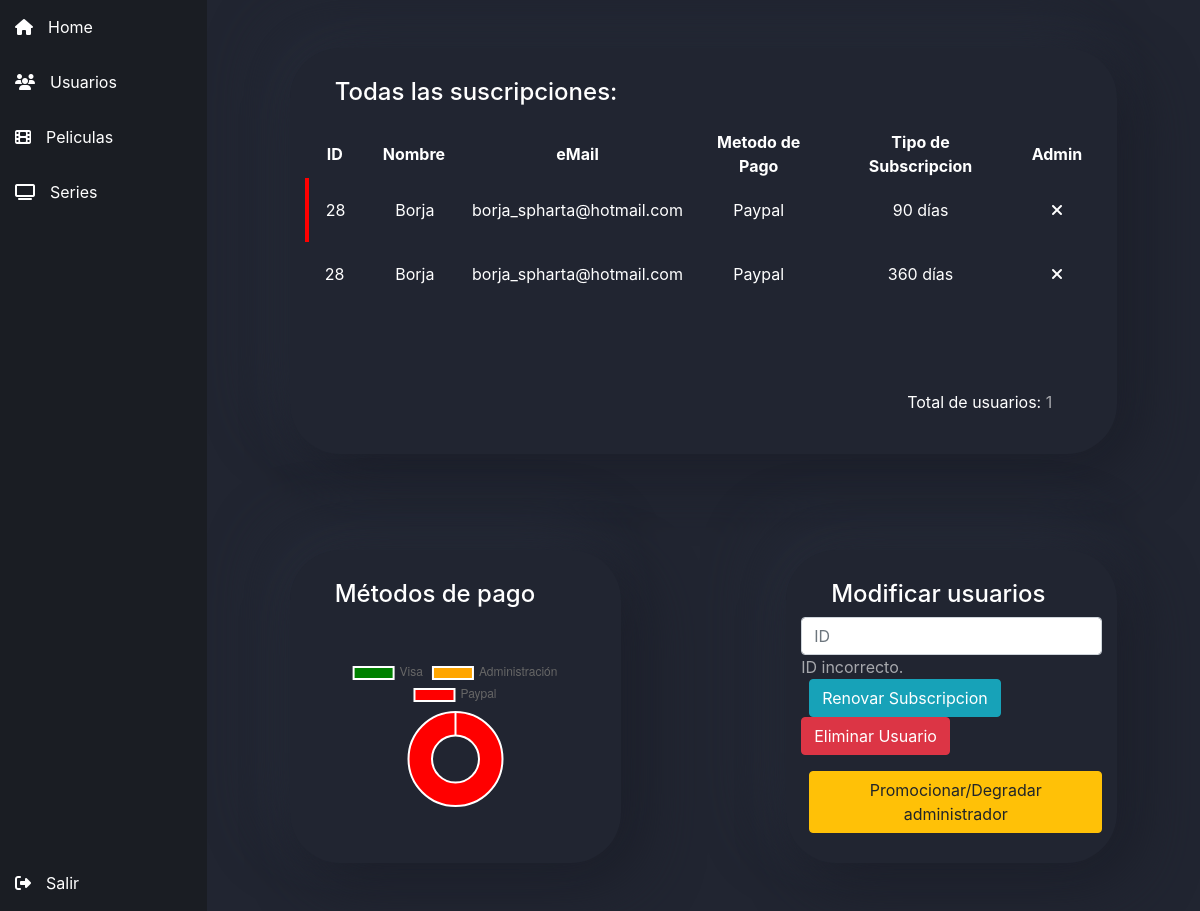
The page /php/Users.php?errorProceso=si on the database as committed earlier.
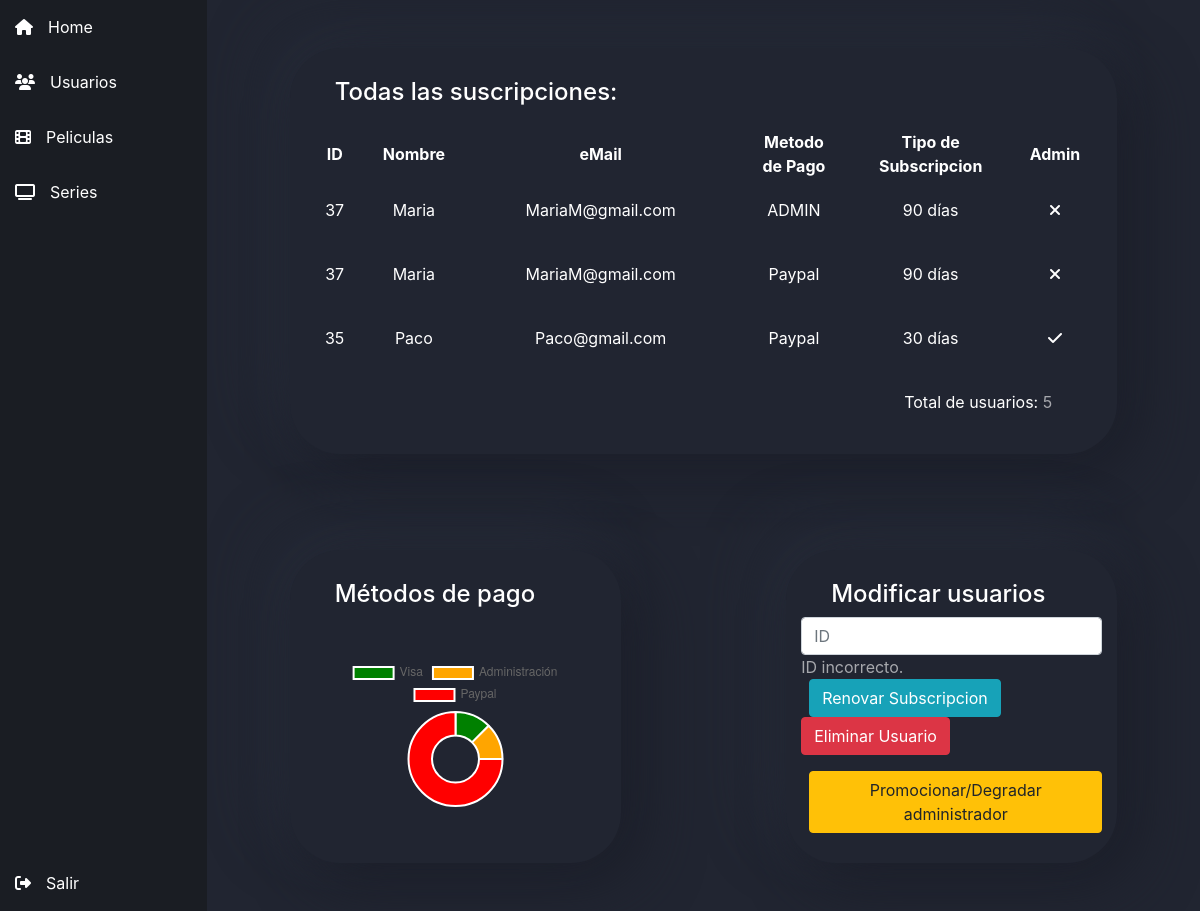
The same page on the database as committed later.
### tables this page shows
CREATE TABLE `facturacion` (
  `idFacturacion` int(11) NOT NULL,
  `fechaFacturacion` date NOT NULL,
  `fechaExpiracion` date NOT NULL,
  `idUsuario` int(11) NOT NULL,
  `idPrecios` int(11) NOT NULL,
  `nombreFacturacion` varchar(200) NOT NULL,
  `tipo` varchar(10) NOT NULL
);

CREATE TABLE `usuarios` (
  `idUsuario` int(11) NOT NULL,
  `nombreUsuario` varchar(50) NOT NULL,
  `apellidoUsuario` varchar(100) NOT NULL,
  `email` varchar(250) NOT NULL,
  `hashpass` varchar(250) NOT NULL,
  `direccion` varchar(150) DEFAULT NULL,
  `telefono` int(9) DEFAULT NULL,
  `nivel` int(1) NOT NULL
);

CREATE TABLE `precios` (
  `idPrecios` int(11) NOT NULL,
  `tipo` int(11) NOT NULL,
  `precio` float NOT NULL
);

### php/Users.php (the view, shortened to what this page needs)
<!DOCTYPE html>
<html>
  <head>
    <link rel="stylesheet" href="../css/dash-board.css" />
    <link
      rel="stylesheet"
      href="https://stackpath.bootstrapcdn.com/bootstrap/4.5.0/css/bootstrap.min.css"
    />
    <link
      rel="stylesheet"
      href="https://cdnjs.cloudflare.com/ajax/libs/animate.css/4.1.1/animate.min.css"
    />
  </head>
  <body style="overflow: hidden">
<?php
  include "Admin.php";
?>
<div class="dash-body">
  <div class="contenido" id="contenido">
    <div class="container animate__animated animate__fadeIn">
      <div class="row mb-5">
        <div class="col-10 offset-1 users mt-5 mb-5">
          <div class="table-top">
            <h4>Todas las suscripciones:</h4>
          </div>
          <div class="tabla-users">
            <table>
              <thead>
                <tr>
                  <th>ID</th>
                  <th>Nombre</th>
                  <th>eMail</th>
                  <th>Metodo de Pago</th>
                  <th>Tipo de Subscripcion</th>
                  <th>Admin</th>
                </tr>
              </thead>
              <tbody>
                <?php
                    $fecha_actual=date("Y-m-d");
                    $visa=0;
                    $paypal=0;
                    $admin=0;
                    $conexion=mysqli_connect('localhost', 'root', '', 'films_online');
                    mysqli_set_charset($conexion, 'UTF8');
                    $consulta="select u.idUsuario,u.nombreUsuario,u.email,f.fechaExpiracion,f.fechaFacturacion,u.nivel,f.tipo,p.tipo
                        from usuarios u,facturacion f, precios p where u.idUsuario=f.idUsuario and f.idPrecios=p.idPrecios order by f.fechaFacturacion desc";
                    $resultado=mysqli_query($conexion,$consulta);
                    while($fila=mysqli_fetch_row($resultado)){
                      $idUsuario=$fila[0];
                      $nombreUsuario=$fila[1];
                      $email=$fila[2];
                      $fechaExpiracion=$fila[3];
                      $nivel=$fila[5];
                      $tipo=$fila[6];
                      $tipoPrecio=$fila[7];
                      if($fecha_actual<=$fechaExpiracion){
                        echo "<tr class=''>";
                        echo "<td>".$idUsuario."</td>";
                        echo "<td>".$nombreUsuario."</td>";
                        echo "<td>".$email."</td>";
                        echo "<td>".$tipo."</td>";
                        echo "<td>".$tipoPrecio." días</td>";
                        if($nivel==0){
                          echo "<th><i class='fas fa-check'></i></th>";
                        }else{
                          echo "<th><i class='fas fa-times'></i></th>";
                        }
                        echo "</tr>";
                      }else{
                        echo "<tr class='caducado'>";
                        echo "<td>".$idUsuario."</td>";
                        echo "<td>".$nombreUsuario."</td>";
                        echo "<td>".$email."</td>";
                        echo "<td>".$tipo."</td>";
                        echo "<td>".$tipoPrecio." días</td>";
                        if($nivel==0){
                          echo "<th><i class='fas fa-check'></i></th>";
                        }else{
                          echo "<th><i class='fas fa-times'></i></th>";
                        }
                        echo "</tr>";
                      }
                      if($tipo=="Visa"){
                        $visa++;
                      }else if($tipo=="Paypal"){
                        $paypal++;
                      }else{
                        $admin++;
                      }
                    }
                    $consulta="select count(*) from usuarios";
                    $resultado=mysqli_query($conexion,$consulta);
                    while($fila=mysqli_fetch_row($resultado)){
                      $totalUsurios=$fila[0];
                    }
                ?>
              </tbody>
            </table>
          </div>
          <div class="total">Total de usuarios: <span><?php echo $totalUsurios ?></span></div>
        </div>
        <div class="col-4 offset-1 users usersChart mt-5">
          <h4>Métodos de pago</h4>
          <div class="graf">
            <canvas class="mt-5" id="usersChart"></canvas>
          </div>
        </div>
        <div class="col-4 offset-2 users mt-5">
          <h4>Modificar usuarios</h4>
          <div>
              <input class="form-control" type="number" placeholder="ID" id="numberID"/>
              <span>
                <?php
                  if(isset($_GET['errorProceso'])){
                    echo "ID incorrecto.";
                  }else if(isset($_GET['errorDias'])){
                    echo "Días incorrectos.";
                  }
               ?>
               </span><br>
            <button
              type="button"
              class="btn btn-info ml-2"
              data-toggle="modal"
              data-target="#exampleModal"
            >
              Renovar Subscripcion
            </button>
            <button class="btn btn-danger" onclick="eliminar()">Eliminar Usuario</button>
            <button class="btn btn-warning mt-3 ml-2" onclick="promocionarDegradar()">
              Promocionar/Degradar administrador
            </button>
          </div>
        </div>
      </div>
    </div>
  </div>
</div>
<script>
  var ctx = document.getElementById("usersChart").getContext("2d");
  var chart = new Chart(ctx, {
    // The type of chart we want to create
    type: "doughnut",
    // The data for our dataset
    data: {
      labels: ["Visa", "Administración", "Paypal"],
      datasets: [
        {
          label: "My First dataset",
          backgroundColor: ["green", "orange", "red"],
          data: [<?php echo $visa ?>, <?php echo $admin ?>, <?php echo $paypal ?>],
        },
      ],
    },
  });
  function renovar(dias) {
    var numberID = document.getElementById("numberID").value;
    window.location.href = "RenovarAdmin.php?id="+numberID+"&dias="+dias;
  }
  function eliminar() {
    var numberID = document.getElementById("numberID").value;
    window.location.href = "EliminarAdmin.php?id="+numberID;
  }
  function promocionarDegradar(){
    var numberID = document.getElementById("numberID").value;
    window.location.href = "PermisosAdmin.php?id="+numberID;
  }
</script>
  </body>
</html>

### php/Admin.php
<div class="dash-menu">
  <div class="seccion" id="home" onclick="window.location.href='Home.php'">
    <div class="icon">
      <i class="fas fa-home"></i>
    </div>
    <div class="name">Home</div>
  </div>
  <div class="seccion" id="users" onclick="window.location.href='Users.php'">
    <div class="icon">
      <i class="fas fa-users"></i>
    </div>
    <div class="name">Usuarios</div>
  </div>
  <div class="seccion" id="movies" onclick="window.location.href='Films.php'">
    <div class="icon">
      <i class="fas fa-film"></i>
    </div>
    <div class="name">Peliculas</div>
  </div>
  <div class="seccion" id="series" onclick="window.location.href='SeriesAdmin.php'">
    <div class="icon">
    <i class="fas fa-tv"></i>
    </div>
    <div class="name">Series</div>
  </div>
  <div
    class="seccion bottom"
    onclick="window.location.href='Catalogo.php'"
  >
    <div class="icon">
      <i class="fas fa-sign-out-alt"></i>
    </div>
    <div class="name">Salir</div>
  </div>
</div>

### css/dash-board.css (style rules this page uses)
body { display: flex; flex-direction: row; flex-wrap: nowrap; }
h4 { margin-left: 30px; }
.dash-menu { height: 100vh; width: 250px; background: rgba(10, 13, 20, 0.932); color: white; border-right: gray; }
.seccion { height: 55px; padding: 15px; text-align: center; display: flex; flex-wrap: nowrap; cursor: pointer; }
.bottom { position: fixed; bottom: 0; width: 245px; }
.dash-body { background: #212531; height: 100vh; width: 100vw; color: white; overflow-x: hidden; overflow-y: scroll; }
.icon { margin-right: 15px; }
.tabla-users { width: fit-content; text-align: center; height: 250px; margin: auto; overflow-x: hidden; overflow-y: scroll; }
.users { padding: 30px; border-radius: 50px; background: #212531; box-shadow: 20px 20px 60px #1c1f2a, -20px -20px 60px #262b38; color: white; }
.usersChart { padding: 30px 0px; }
th { padding: 0px 20px; }
td { padding: 20px 5px; margin: 3px; }
.total { float: right; margin-right: 40px; padding: 10px; }
span { opacity: 0.6; }
.table-top { display: flex; padding-bottom: 15px; }
.caducado { border-left: 4px solid red; }

Rows that differ between the two databases and show on the page:
removed facturacion: idUsuario.idUsuario "28", idUsuario.nombreUsuario "Borja", idUsuario.email "borja_spharta@hotmail.com", tipo "Paypal", idPrecios.tipo "90"
removed facturacion: idUsuario.idUsuario "28", idUsuario.nombreUsuario "Borja", idUsuario.email "borja_spharta@hotmail.com", tipo "Paypal", idPrecios.tipo "360"
added facturacion: idUsuario.idUsuario "37", idUsuario.nombreUsuario "Maria", idUsuario.email "MariaM@gmail.com", tipo "ADMIN", idPrecios.tipo "90"
added facturacion: idUsuario.idUsuario "37", idUsuario.nombreUsuario "Maria", idUsuario.email "MariaM@gmail.com", tipo "Paypal", idPrecios.tipo "90"
added facturacion: idUsuario.idUsuario "35", idUsuario.nombreUsuario "Paco", idUsuario.email "Paco@gmail.com", tipo "Paypal", idPrecios.tipo "30"
Other text that changed with them:
$totalUsurios: "1" → "5"
chart data {{ $visa }}: 0 → 1
chart data {{ $admin }}: 0 → 1
chart data {{ $paypal }}: 2 → 6
